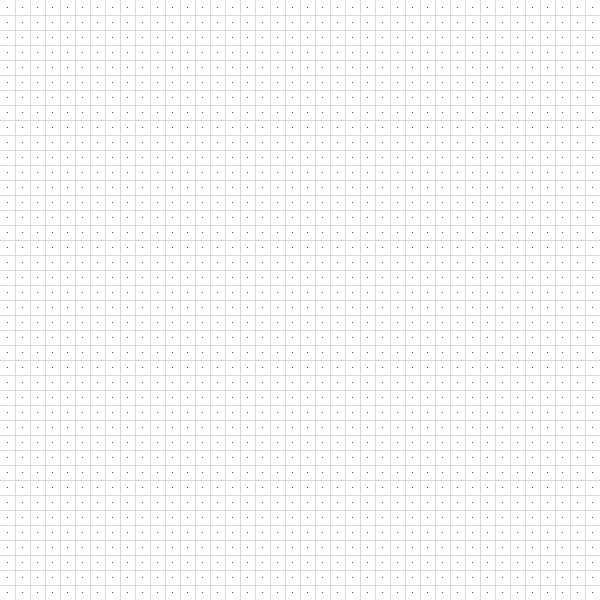
Frame 1 (no input)
Frame 60 (the mouse pressed at the canvas centre just before this capture): identical to frame 1, image omitted
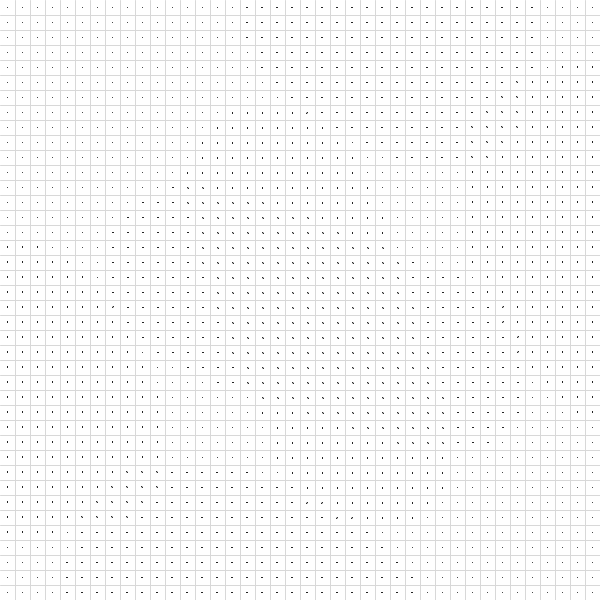
Frame 120 (the mouse held since frame 60 and released just before this capture)

The Processing sketch that drew these frames (run headless with seeded random() and noise(); from frame 60 on, the mouse is pressed at the canvas centre):

// Processing sketch: Prokop_fluid
// ── Prokop_fluid.pde
	NavierStokesSolver fluidSolver;
	double visc, diff, limitVelocity;
	int oldMouseX = 1, oldMouseY = 1;

	void setup() {
		fluidSolver = new NavierStokesSolver();
		frameRate(30);
		size(600, 600);

		visc = 0.01;
		diff = 0.02;
		
		limitVelocity = 100;

		stroke(color(0));
		fill(color(0));
		smooth();

	}

	public void draw() {

		background(color(255));

		handleMouseMotion();

		double dt = 1 / frameRate;
		fluidSolver.tick(dt, visc, diff);

                stroke(color(216));
		paintGrid();

		float scale = 100;
                stroke(color(0));
		paintMotionVector(scale);
		
	}

	private void handleMouseMotion() {
		mouseX = max(1, mouseX);
		mouseY = max(1, mouseY);

		int n = NavierStokesSolver.N;
		float cellHeight = height / n;
		float cellWidth = width / n;

		double mouseDx = mouseX - oldMouseX;
		double mouseDy = mouseY - oldMouseY;
		int cellX = floor(mouseX / cellWidth);
		int cellY = floor(mouseY / cellHeight);

		mouseDx = (abs((float) mouseDx)>limitVelocity) ? Math.signum(mouseDx)*limitVelocity : mouseDx;
		mouseDy = (abs((float) mouseDy)>limitVelocity) ? Math.signum(mouseDy)*limitVelocity : mouseDy;
		
		fluidSolver.applyForce(cellX, cellY, mouseDx, mouseDy);

		oldMouseX = mouseX;
		oldMouseY = mouseY;
	}

	private void paintMotionVector(float scale) {
		int n = NavierStokesSolver.N;
		float cellHeight = height / n;
		float cellWidth = width / n;
		for (int i = 0; i < n; i++) {
			for (int j = 0; j < n; j++) {
				float dx = (float) fluidSolver.getDx(i, j);
				float dy = (float) fluidSolver.getDy(i, j);

				float x = cellWidth / 2 + cellWidth * i;
				float y = cellHeight / 2 + cellHeight * j;
				dx *= scale;
				dy *= scale;

				line(x, y, x + dx, y + dy);
			}
		}
	}

	private void paintGrid() {
		int n = NavierStokesSolver.N;
		float cellHeight = height / n;
		float cellWidth = width / n;
		for (int i = 1; i < n; i++) {
			line(0, cellHeight * i, width, cellHeight * i);
			line(cellWidth * i, 0, cellWidth * i, height);
		}
	}



// ── NavierStokesSolver.pde
/**
 * Java implementation of the Navier-Stokes-Solver from
 * http://www.dgp.toronto.edu/people/stam/reality/Research/pdf/GDC03.pdf
 */
public class NavierStokesSolver {
	final static int N = 40;
	final static int SIZE = (N + 2) * (N + 2);
	double[] u = new double[SIZE];
	double[] v = new double[SIZE];
	double[] u_prev = new double[SIZE];
	double[] v_prev = new double[SIZE];
	double[] dense = new double[SIZE];
	double[] dense_prev = new double[SIZE];

	public NavierStokesSolver() {
	}

	public double getDx(int x, int y) {
		return u[INDEX(x+1, y+1)];
	}

	public double getDy(int x, int y) {
		return v[INDEX(x+1, y+1)];
	}

	public void applyForce(int cellX, int cellY, double vx, double vy) {
                cellX += 1;
                cellY += 1;
		double dx = u[INDEX(cellX, cellY)];
		double dy = v[INDEX(cellX, cellY)];

		u[INDEX(cellX, cellY)] = (vx != 0) ? PApplet.lerp((float) vx, (float) dx, 0.85f) : dx;
		v[INDEX(cellX, cellY)] = (vy != 0) ? PApplet.lerp((float) vy, (float) dy, 0.85f) : dy;

	}

	void tick(double dt, double visc, double diff) {
		vel_step(u, v, u_prev, v_prev, visc, dt);
		dens_step(dense, dense_prev, u, v, diff, dt);
	}

        // method used to be 'static' since this class is not a top level type
	final int INDEX(int i, int j) {
		return i + (N + 2) * j;
	}

        // same applies to the swap operation ^^ 
	final void SWAP(double[] x0, double[] x) {
		double[] tmp = new double[SIZE];
		System.arraycopy(x0, 0, tmp, 0, SIZE);
		System.arraycopy(x, 0, x0, 0, SIZE);
		System.arraycopy(tmp, 0, x, 0, SIZE);
	}

	void add_source(double[] x, double[] s, double dt) {
		int i, size = (N + 2) * (N + 2);
		for (i = 0; i < size; i++)
			x[i] += dt * s[i];
	}

	void diffuse(int b, double[] x, double[] x0, double diff, double dt) {
		int i, j, k;
		double a = dt * diff * N * N;
		for (k = 0; k < 20; k++) {
			for (i = 1; i <= N; i++) {
				for (j = 1; j <= N; j++) {
					x[INDEX(i, j)] = (x0[INDEX(i, j)] + a
							* (x[INDEX(i - 1, j)] + x[INDEX(i + 1, j)] + x[INDEX(i, j - 1)] + x[INDEX(
									i, j + 1)]))
							/ (1 + 4 * a);
				}
			}
			set_bnd(b, x);
		}
	}

	void advect(int b, double[] d, double[] d0, double[] u, double[] v, double dt) {
		int i, j, i0, j0, i1, j1;
		double x, y, s0, t0, s1, t1, dt0;
		dt0 = dt * N;
		for (i = 1; i <= N; i++) {
			for (j = 1; j <= N; j++) {
				x = i - dt0 * u[INDEX(i, j)];
				y = j - dt0 * v[INDEX(i, j)];
				if (x < 0.5)
					x = 0.5;
				if (x > N + 0.5)
					x = N + 0.5;
				i0 = (int) x;
				i1 = i0 + 1;
				if (y < 0.5)
					y = 0.5;
				if (y > N + 0.5)
					y = N + 0.5;
				j0 = (int) y;
				j1 = j0 + 1;
				s1 = x - i0;
				s0 = 1 - s1;
				t1 = y - j0;
				t0 = 1 - t1;
				d[INDEX(i, j)] = s0 * (t0 * d0[INDEX(i0, j0)] + t1 * d0[INDEX(i0, j1)])
						+ s1 * (t0 * d0[INDEX(i1, j0)] + t1 * d0[INDEX(i1, j1)]);
			}
		}
		set_bnd(b, d);
	}

	void set_bnd(int b, double[] x) {

  	int i;
		for (i = 1; i <= N; i++) {
			x[INDEX(0, i)] = (b == 1) ? -x[INDEX(1, i)] : x[INDEX(1, i)];
			x[INDEX(N + 1, i)] = b == 1 ? -x[INDEX(N, i)] : x[INDEX(N, i)];
			x[INDEX(i, 0)] = b == 2 ? -x[INDEX(i, 1)] : x[INDEX(i, 1)];
			x[INDEX(i, N + 1)] = b == 2 ? -x[INDEX(i, N)] : x[INDEX(i, N)];
		}
		x[INDEX(0, 0)] = 0.5 * (x[INDEX(1, 0)] + x[INDEX(0, 1)]);
		x[INDEX(0, N + 1)] = 0.5 * (x[INDEX(1, N + 1)] + x[INDEX(0, N)]);
		x[INDEX(N + 1, 0)] = 0.5 * (x[INDEX(N, 0)] + x[INDEX(N + 1, 1)]);
		x[INDEX(N + 1, N + 1)] = 0.5 * (x[INDEX(N, N + 1)] + x[INDEX(N + 1, N)]);


	}

	void dens_step(double[] x, double[] x0, double[] u, double[] v, double diff,
			double dt) {
		add_source(x, x0, dt);
		SWAP(x0, x);
		diffuse(0, x, x0, diff, dt);
		SWAP(x0, x);
		advect(0, x, x0, u, v, dt);
	}

	void vel_step(double[] u, double[] v, double[] u0, double[] v0, double visc,
			double dt) {
		add_source(u, u0, dt);
		add_source(v, v0, dt);
		SWAP(u0, u);
		diffuse(1, u, u0, visc, dt);
		SWAP(v0, v);
		diffuse(2, v, v0, visc, dt);
		project(u, v, u0, v0);
		SWAP(u0, u);
		SWAP(v0, v);
		advect(1, u, u0, u0, v0, dt);
		advect(2, v, v0, u0, v0, dt);
		project(u, v, u0, v0);
	}

	void project(double[] u, double[] v, double[] p, double[] div) {
		int i, j, k;
		double h;
		h = 1.0 / N;
		for (i = 1; i <= N; i++) {
			for (j = 1; j <= N; j++) {
				div[INDEX(i, j)] = -0.5
						* h
						* (u[INDEX(i + 1, j)] - u[INDEX(i - 1, j)] + v[INDEX(i, j + 1)] - v[INDEX(
								i, j - 1)]);
				p[INDEX(i, j)] = 0;
			}
		}
		set_bnd(0, div);
		set_bnd(0, p);
		for (k = 0; k < 20; k++) {
			for (i = 1; i <= N; i++) {
				for (j = 1; j <= N; j++) {
					p[INDEX(i, j)] = (div[INDEX(i, j)] + p[INDEX(i - 1, j)]
							+ p[INDEX(i + 1, j)] + p[INDEX(i, j - 1)] + p[INDEX(i, j + 1)]) / 4;
				}
			}
			set_bnd(0, p);
		}
		for (i = 1; i <= N; i++) {
			for (j = 1; j <= N; j++) {
				u[INDEX(i, j)] -= 0.5 * (p[INDEX(i + 1, j)] - p[INDEX(i - 1, j)]) / h;
				v[INDEX(i, j)] -= 0.5 * (p[INDEX(i, j + 1)] - p[INDEX(i, j - 1)]) / h;
			}
		}
		set_bnd(1, u);
		set_bnd(2, v);
	}

}
